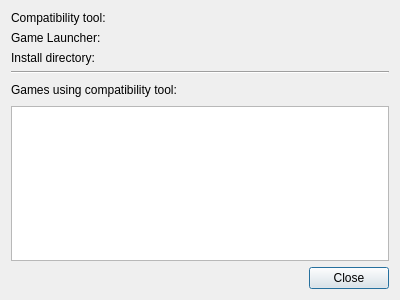
<?xml version="1.0" encoding="UTF-8"?>
<ui version="4.0">
 <class>Dialog</class>
 <widget class="QDialog" name="Dialog">
  <property name="geometry">
   <rect>
    <x>0</x>
    <y>0</y>
    <width>400</width>
    <height>300</height>
   </rect>
  </property>
  <property name="windowTitle">
   <string>About compatibility tool</string>
  </property>
  <property name="windowIcon">
   <iconset theme="pupgui2">
    <normaloff>.</normaloff>.</iconset>
  </property>
  <layout class="QVBoxLayout" name="verticalLayout">
   <item>
    <layout class="QFormLayout" name="formLayout">
     <item row="1" column="0">
      <widget class="QLabel" name="lblToolName">
       <property name="text">
        <string>Compatibility tool:</string>
       </property>
      </widget>
     </item>
     <item row="1" column="1">
      <widget class="QLabel" name="txtToolName">
       <property name="text">
        <string/>
       </property>
      </widget>
     </item>
     <item row="2" column="0">
      <widget class="QLabel" name="lblLauncherName">
       <property name="text">
        <string>Game Launcher:</string>
       </property>
      </widget>
     </item>
     <item row="2" column="1">
      <widget class="QLabel" name="txtLauncherName">
       <property name="text">
        <string/>
       </property>
      </widget>
     </item>
     <item row="3" column="0">
      <widget class="QLabel" name="lblInstallDirectory">
       <property name="text">
        <string>Install directory:</string>
       </property>
      </widget>
     </item>
     <item row="3" column="1">
      <widget class="QLabel" name="txtInstallDirectory">
       <property name="text">
        <string/>
       </property>
      </widget>
     </item>
    </layout>
   </item>
   <item>
    <widget class="Line" name="line">
     <property name="orientation">
      <enum>Qt::Horizontal</enum>
     </property>
    </widget>
   </item>
   <item>
    <layout class="QHBoxLayout" name="horizontalLayout">
     <item>
      <widget class="QLabel" name="lblGamesUsingTool">
       <property name="text">
        <string>Games using compatibility tool:</string>
       </property>
      </widget>
     </item>
     <item>
      <widget class="QLabel" name="txtNumGamesUsingTool">
       <property name="text">
        <string/>
       </property>
      </widget>
     </item>
     <item>
      <spacer name="horizontalSpacer_2">
       <property name="orientation">
        <enum>Qt::Horizontal</enum>
       </property>
       <property name="sizeHint" stdset="0">
        <size>
         <width>40</width>
         <height>20</height>
        </size>
       </property>
      </spacer>
     </item>
    </layout>
   </item>
   <item>
    <widget class="QListWidget" name="listGames"/>
   </item>
   <item>
    <layout class="QHBoxLayout" name="horizontalLayout_2">
     <item>
      <spacer name="horizontalSpacer">
       <property name="orientation">
        <enum>Qt::Horizontal</enum>
       </property>
       <property name="sizeHint" stdset="0">
        <size>
         <width>40</width>
         <height>20</height>
        </size>
       </property>
      </spacer>
     </item>
     <item>
      <widget class="QPushButton" name="btnClose">
       <property name="text">
        <string>Close</string>
       </property>
      </widget>
     </item>
    </layout>
   </item>
  </layout>
 </widget>
 <resources/>
 <connections/>
</ui>
